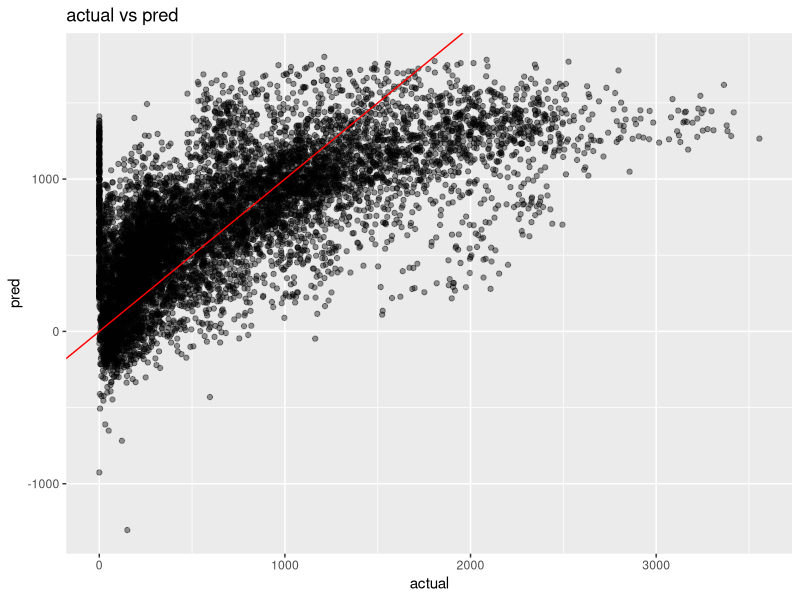
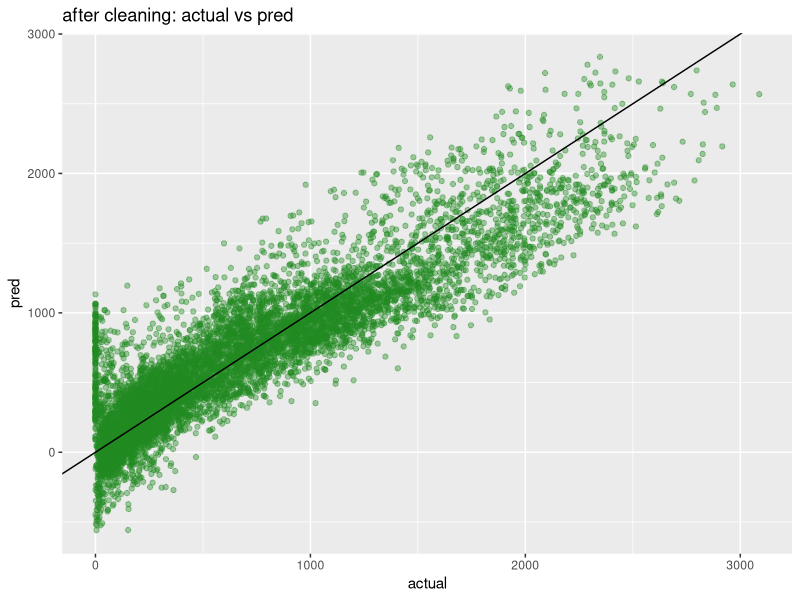

These figures' R source, in order:
## Data Science 01분반 Team 4 HW 11 ##

## Question 1. 데이터 불러오기 및 특성 파악
SeoulBike<- read.csv("SeoulBikeData.csv")
str(SeoulBike)
summary(SeoulBike)

## Question 2. 변수 이름 수정
names(SeoulBike) <- c(
  "Date",          # 날짜
  "Rented",        # 대여량
  "Hour",          # 시간
  "Temp",          # 온도
  "Humidity",      # 습도
  "WindSp",        # 풍속
  "Visibility",    # 가시거리
  "Dew",           # 이슬점
  "Solar",         # 일사량
  "Rain",          # 강수량
  "Snow",          # 적설량
  "Holiday",       # 공휴일 여부
  "FunctioningDay" # 운영일 여부
)
str(SeoulBike)

## Question 3. 데이터 타입 변환 
# (1) Date: 문자 -> Date 유형
SeoulBike$Date <- as.Date(SeoulBike$Date, format = "%d/%m/%Y")

# (2) Holiday: "No Holiday" -> 0, "Holiday" -> 1
SeoulBike$Holiday <- ifelse(SeoulBike$Holiday == "No Holiday", 0, 1)

# (3) FunctioningDay: "Yes" -> 1, "No" -> 0
SeoulBike$FunctioningDay <- ifelse(SeoulBike$FunctioningDay == "Yes", 1, 0)

str(SeoulBike)

## Question 4. 불필요 변수 선정 
# Dew: 온도(Temp), 습도(Humidity)와 강한 다중공선성(중복 정보) 존재
# FunctioningDay: 값의 분산이 매우 낮아 정보 가치 없음

## 다중공선성 확인하여 근거 제시
library(car)
lm_initial <- lm(Rented ~ Hour + Temp + Humidity + WindSp + Visibility + Dew + Solar + Rain + Snow + Holiday + FunctioningDay, data = SeoulBike)
vif(lm_initial) # Dew 값 매우 높음(VIF > 10 예상), FunctioningDay 분산 낮음(거의 1)

## Question 5. 불필요 변수 제거 
Bike2 <- subset(SeoulBike, select = -c(Dew, FunctioningDay))
str(Bike2)

## 6. 연구 가설 세우기 (Question 6)
# Temp (+): 온도 상승 -> 대여량 증가
# Humidity (-): 습도 상승 -> 대여량 감소
# WindSp (-): 풍속 증가 -> 대여량 감소
# Visibility (+): 가시거리 증가 -> 대여량 증가
# Solar (+): 일사량 증가 -> 대여량 증가
# Rain (-): 비 증가 -> 대여량 감소
# Snow (-): 눈 증가 -> 대여량 감소
# Hour: 출퇴근 시간대(7-9시, 17-19시) -> 대여량 증가
# Holiday (+): 공휴일 -> 대여량 증가 예상

## Question 7. 다중선형회귀모델 적합
lm_model <- lm(
  Rented ~ Hour + Temp + Humidity + WindSp + Visibility + Solar + Rain + Snow + Holiday,
  data = Bike2
)
summary(lm_model)

## Question 8. 다중공선성 재확인
vif_values <- vif(lm_model)
print(vif_values)

## Question 9. 모델 성능 확인 및 시각화
# (1) RMSE 계산
Bike2$pred <- predict(lm_model, Bike2)
rmse <- sqrt(mean((Bike2$Rented - Bike2$pred)^2))
cat("RMSE:", round(rmse, 2), "\n")

# (2) 결정계수(R2), 조정된 R2 계산
r2 <- summary(lm_model)$r.squared
adj_r2 <- summary(lm_model)$adj.r.squared
cat("R2:", round(r2, 4), "\n")
cat("Adjusted R2:", round(adj_r2, 4), "\n")

# (3) ggplot2로 실제 vs 예측값 산점도
library(ggplot2)
ggplot(Bike2, aes(x = Rented, y = pred)) +
  geom_point(alpha = 0.4) +
  geom_abline(slope = 1, intercept = 0, color = "red") +
  labs(
    title = "actual vs pred",
    x = "actual",
    y = "pred"
  )

## Question 10. 중간평가 및 해석
# (1) 변수별 해석
# - Temp(양의 관계): 온도가 올라가면 대여량 증가
# - Rain(음의 관계): 비가 오면 대여량 감소
# - Humidity(음의 관계): 습도가 높으면 대여량 감소
# - Hour: 출퇴근 시간대에 대여량 증가
# - Holiday(양의 관계): 공휴일 대여량 증가

# (2) 모델 전체 평가
# - Adjusted R²는 약 0.47 수준으로, 전체 변동의 절반 미만만 설명
# - 이는 계절성, 요일, 비선형 패턴 등이 포함되지 않아 생긴 한계임
# - RMSE는 약 450~470 수준으로, 다소 높은 편

# (3) 결론 및 추가 분석 제안
# 계절성(요일, 월 등 날짜 변수)을 추가하면 성능이 더 개선될 수 있음
# 다항항(Temp^2 등), 교호작용(Temp*Hour 등)을 추가하면 추가 성능 향상 가능
# 잔차분석을 통한 정규성, 등분산성 진단이 권장됨

## Question 11. 성능 향상 모델 구축
# 1. 변수 전처리 및 파생 변수 생성 (유지)
Bike2 <- subset(SeoulBike, select = -c(Dew, FunctioningDay))
Bike2$HourF <- factor(Bike2$Hour)
Bike2$Month <- as.factor(format(Bike2$Date, "%m"))
Bike2$Weekday <- as.factor(weekdays(Bike2$Date))
Bike2$MonthNum <- as.numeric(format(Bike2$Date, "%m"))
Bike2$Season <- ifelse(Bike2$MonthNum %in% c(3,4,5), "spring",
                       ifelse(Bike2$MonthNum %in% c(6,7,8), "summer",
                              ifelse(Bike2$MonthNum %in% c(9,10,11), "fall", "winter")))
Bike2$SeasonF <- as.factor(Bike2$Season)

day_names <- weekdays(Bike2$Date)
if (all(grepl("[ㄱ-ㅎ]", day_names))) {
  work_days <- c("월요일", "화요일", "수요일", "목요일", "금요일")
} else {
  Sys.setlocale("LC_TIME", "C")
  Bike2$Weekday <- weekdays(Bike2$Date)
  work_days <- c("Monday", "Tuesday", "Wednesday", "Thursday", "Friday")
}
Bike2$Holiday <- ifelse(Bike2$Holiday %in% c(0, "No", "N", "0", FALSE), "No", "Yes")
Bike2$RushHour <- with(Bike2, ifelse(Holiday == "No" & Weekday %in% work_days & Hour >= 7 & Hour <= 9, "Yes", "No"))
Bike2$RushHour <- factor(Bike2$RushHour)

Bike2$Solar_log <- log1p(as.numeric(Bike2$Solar))
Bike2$Rain_log <- log1p(as.numeric(Bike2$Rain))
Bike2$Snow_log <- log1p(as.numeric(Bike2$Snow))
Bike2$Vis_diff_log <- log1p(2000 - as.numeric(Bike2$Visibility))
Bike2 <- subset(Bike2, select = -c(Solar, Rain, Snow, Visibility))

# 2. Cook's Distance로 이상치 제거
lm_interaction_model <- lm(
  Rented ~ Temp + I(Temp^2) + Humidity +
    Rain_log + Holiday + HourF + Temp:HourF +
    SeasonF + Weekday,
  data = Bike2
)
cooks_d <- cooks.distance(lm_interaction_model)
threshold <- 4 / nrow(Bike2)
Bike2_clean <- Bike2[cooks_d < threshold, ]
cat("제거된 이상치 수:", nrow(Bike2) - nrow(Bike2_clean), "\n")

# 3. 변수 간소화한 회귀 모델
lm_clean <- lm(
  Rented ~ Temp + I(Temp^2) + Humidity +
    Solar_log + Rain_log + Vis_diff_log +
    Holiday + HourF + Temp:HourF +
    SeasonF + RushHour,
  data = Bike2_clean
)

# 4. 예측 및 평가
Bike2_clean$pred_clean <- predict(lm_clean, newdata = Bike2_clean)
cat("RMSE:", round(sqrt(mean((Bike2_clean$Rented - Bike2_clean$pred_clean)^2)), 2), "\n")
cat("R2:", round(summary(lm_clean)$r.squared, 4), "\n")
cat("Adjusted R2:", round(summary(lm_clean)$adj.r.squared, 4), "\n")

# 5. 시각화
library(ggplot2)
ggplot(Bike2_clean, aes(x = Rented, y = pred_clean)) +
  geom_point(alpha = 0.4, color = "forestgreen") +
  geom_abline(slope = 1, intercept = 0, color = "black") +
  labs(
    title = "after cleaning: actual vs pred",
    x = "actual",
    y = "pred"
  )
